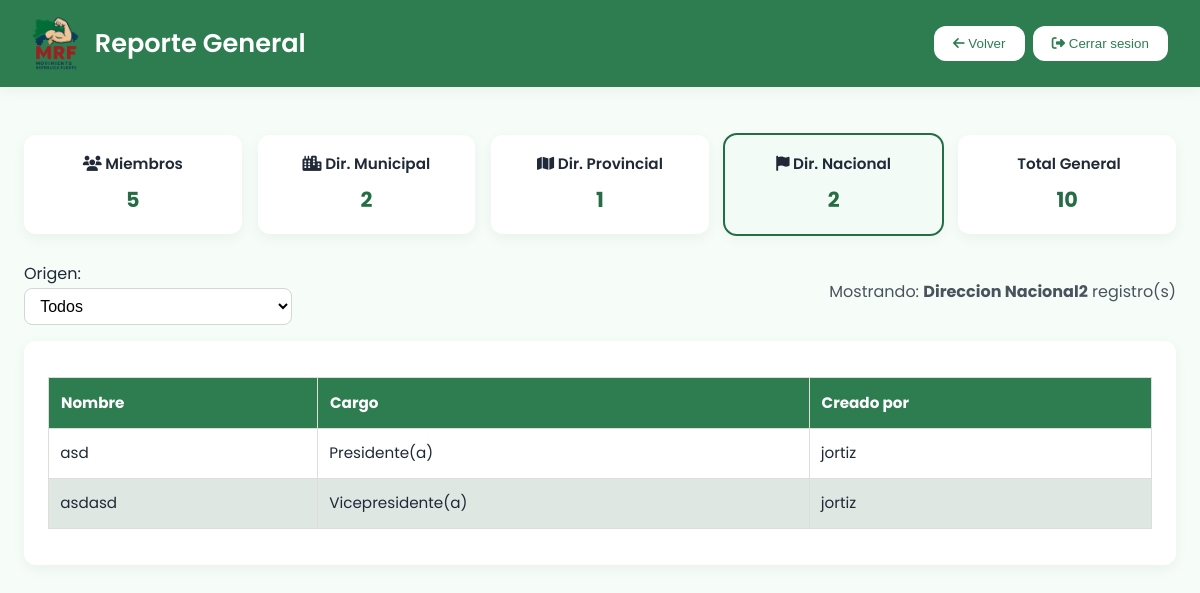
The page /reporte-por-usuario/?tipo=nacionales&origen=todos (signed in) on the database as committed earlier.
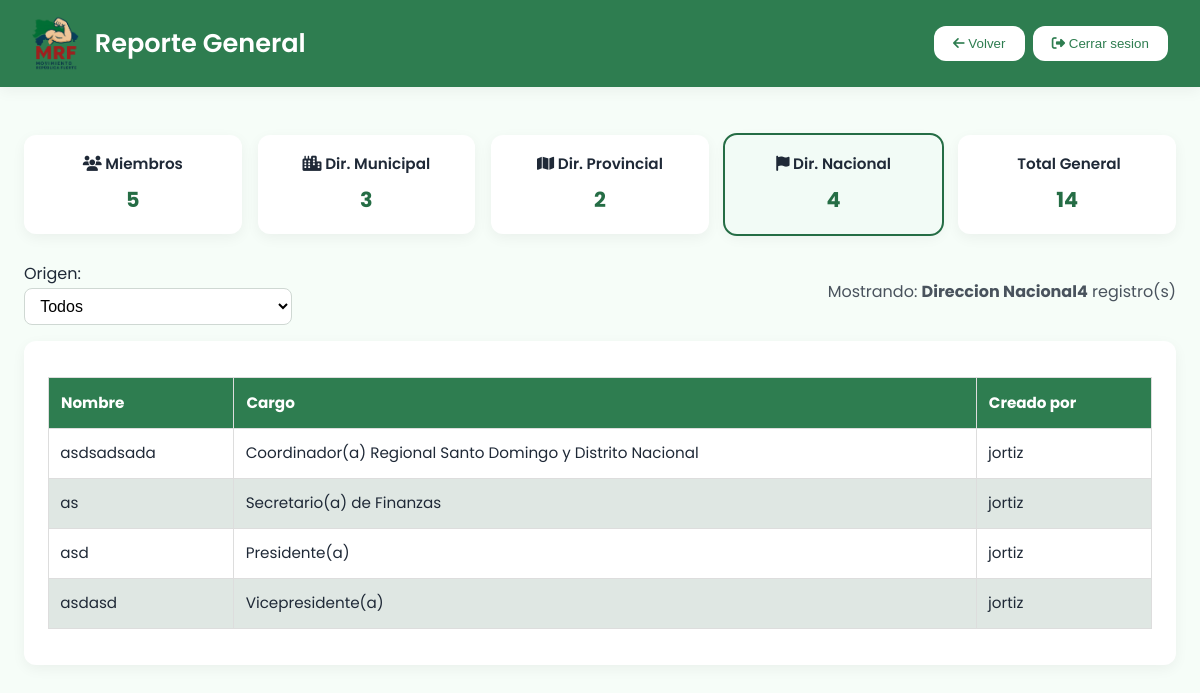
The same page on the database as committed later.
### registro/models.py (models this page shows, shortened)
class CargoNacional(models.Model):
    CARGOS_CHOICES = [
        (1, 'Presidente(a)'),
        (2, 'Vicepresidente(a)'),
        (3, 'Secretario(a) de Finanzas'),
        (4, 'Coordinador(a) Operativo(a)'),
        (5, 'Coordinador(a) Nacional de la Juventud'),
        (6, 'Coordinador(a) Nacional de Cultos y Organizaciones sin fines de Lucro'),
        (7, 'Coordinadora Nacional de La Mujer'),
        (8, 'Coordinador(a) Regional Santo Domingo y Distrito Nacional'),
        (9, 'Coordinador(a) Regional Región Norte'),
        (10, 'Coordinador(a) Regional Región Sur'),
        (11, 'Coordinador(a) Regional Región Este'),
    ]
    orden = models.PositiveSmallIntegerField(choices=CARGOS_CHOICES, unique=True)
    nombre = models.CharField(max_length=100)
    cedula = models.CharField(max_length=20)
    telefono = models.CharField(max_length=20)
    email = models.EmailField()
    oficio = models.CharField(max_length=100)
    creado_por = models.ForeignKey(User, on_delete=models.CASCADE, null=True, blank=True)

### registro/views.py (the view)
# urls.py: path('reporte-por-usuario/', views.reporte_general_por_usuario, name='reporte_por_usuario'),
@login_required
def reporte_general_por_usuario(request):
    tipo = request.GET.get('tipo', 'miembros')
    tipos_validos = {'miembros', 'municipales', 'provinciales', 'nacionales'}
    if tipo not in tipos_validos:
        tipo = 'miembros'
    origen = request.GET.get('origen', 'todos')
    if origen not in {'todos', 'web', 'usuarios'}:
        origen = 'todos'
    totales = {
        'miembros': Miembro.objects.count(),
        'municipales': CargoMunicipal.objects.count(),
        'provinciales': CargoProvincial.objects.count(),
        'nacionales': CargoNacional.objects.count(),
    }
    totales['general'] = sum(totales.values())
    totales_web = {
        'miembros': Miembro.objects.filter(creado_por__isnull=True).count(),
        'municipales': CargoMunicipal.objects.filter(creado_por__isnull=True).count(),
        'provinciales': CargoProvincial.objects.filter(creado_por__isnull=True).count(),
        'nacionales': CargoNacional.objects.filter(creado_por__isnull=True).count(),
    }
    if tipo == 'miembros':
        qs = Miembro.objects.select_related('creado_por').order_by('-id')
    elif tipo == 'municipales':
        qs = CargoMunicipal.objects.select_related('creado_por').order_by('-id')
    elif tipo == 'provinciales':
        qs = CargoProvincial.objects.select_related('creado_por').order_by('-id')
    else:  # 'nacionales'
        qs = CargoNacional.objects.select_related('creado_por').order_by('-id')
    if origen == 'web':
        qs = qs.filter(creado_por__isnull=True)
    elif origen == 'usuarios':
        qs = qs.filter(creado_por__isnull=False)
    titulos = {
        'miembros': 'Miembros',
        'municipales': 'Direccion Municipal',
        'provinciales': 'Direccion Provincial',
        'nacionales': 'Direccion Nacional',
    }
    context = {
        'tipo': tipo,
        'origen': origen,
        'titulo_tipo': titulos[tipo],
        'totales': totales,
        'totales_web': totales_web,
        'records': qs,
        'total_mostrado': qs.count(),
    }
    return render(request, 'reporte_por_usuario.html', context)

### templates/reporte_por_usuario.html (shortened to what this page needs)
{% load static %}
<!DOCTYPE html>
<html lang="es">
<head>
  <link href="https://cdnjs.cloudflare.com/ajax/libs/font-awesome/6.4.0/css/all.min.css" rel="stylesheet">
  <link rel="stylesheet" href="{% static 'css/style.css' %}">
</head>
<body>
  <header class="header-prov">
    <div class="header-prov__left">
      <img src="{% static 'img/Logo-mrf.png' %}" alt="Logo" class="header-prov__logo">
      <h1 class="header-prov__titulo">Reporte General</h1>
    </div>
    <div class="header-prov__right">
      <button type="button" onclick="history.back()" class="btn--light"><i class="fas fa-arrow-left"></i> Volver</button>
      <form action="{% url 'logout' %}" method="post" style="display:inline;">
        <button type="submit" class="btn--light"><i class="fas fa-sign-out-alt"></i> Cerrar sesion</button>
      </form>
    </div>
  </header>
  <main class="panel-admin-container">
    {% if totales %}
      <div class="totales-wrap">
        <a class="total-card-link" href="?tipo=miembros&origen={{ origen }}">
          <div class="total-card {% if tipo == 'miembros' %}active{% endif %}">
            <span class="label"><i class="fa-solid fa-users"></i> Miembros</span>
            <span class="num">{{ totales.miembros }}</span>
          </div>
        </a>
        <a class="total-card-link" href="?tipo=municipales&origen={{ origen }}">
          <div class="total-card {% if tipo == 'municipales' %}active{% endif %}">
            <span class="label"><i class="fa-solid fa-city"></i> Dir. Municipal</span>
            <span class="num">{{ totales.municipales }}</span>
          </div>
        </a>
        <a class="total-card-link" href="?tipo=provinciales&origen={{ origen }}">
          <div class="total-card {% if tipo == 'provinciales' %}active{% endif %}">
            <span class="label"><i class="fa-solid fa-map"></i> Dir. Provincial</span>
            <span class="num">{{ totales.provinciales }}</span>
          </div>
        </a>
        <a class="total-card-link" href="?tipo=nacionales&origen={{ origen }}">
          <div class="total-card {% if tipo == 'nacionales' %}active{% endif %}">
            <span class="label"><i class="fa-solid fa-flag"></i> Dir. Nacional</span>
            <span class="num">{{ totales.nacionales }}</span>
          </div>
        </a>
        <div class="total-card">
          <span class="label"> Total General</span>
          <span class="num">{{ totales.general }}</span>
        </div>
      </div>
    {% endif %}
    <div class="filter-bar">
      <form method="get" id="filtroForm">
        <label for="origen">Origen:</label>
        <select name="origen" id="origen" onchange="document.getElementById('filtroForm').submit()">
          <option value="todos" {% if origen == 'todos' %}selected{% endif %}>Todos</option>
        </select>
      </form>
      <div style="margin-left:auto; opacity:.8;">Mostrando: <strong>{{ titulo_tipo }}</strong><strong>{{ total_mostrado }}</strong> registro(s)</div>
    </div>
    {% if tipo == 'nacionales' %}
      <div class="reporte-block">
        <table class="reporte-table">
          <thead>
            <tr>
              <th>Nombre</th><th>Cargo</th><th>Creado por</th>
            </tr>
          </thead>
          <tbody>
            {% for c in records %}
              <tr>
                <td>{{ c.nombre }}</td>
                <td>{{ c.get_orden_display }}</td>
                <td>{% if c.creado_por %}{{ c.creado_por.username }}{% else %}(Web){% endif %}</td>
              </tr>
            {% empty %}
              <tr><td colspan="3">Sin registros.</td></tr>
            {% endfor %}
          </tbody>
        </table>
      </div>
    {% endif %}
  </main>
</body>
</html>

Rows that differ between the two databases and show on the page:
added CargoNacional: nombre "asdsadsada", orden "Coordinador(a) Regional Santo Domingo y Distrito Nacional", creado_por.username "jortiz"
added CargoNacional: nombre "as", orden "Secretario(a) de Finanzas", creado_por.username "jortiz"
Other text that changed with them:
{{ totales.municipales }}: "2" → "3"
{{ totales.provinciales }}: "1" → "2"
{{ totales.nacionales }}: "2" → "4"
{{ totales.general }}: "10" → "14"
{{ total_mostrado }}: "2" → "4"
